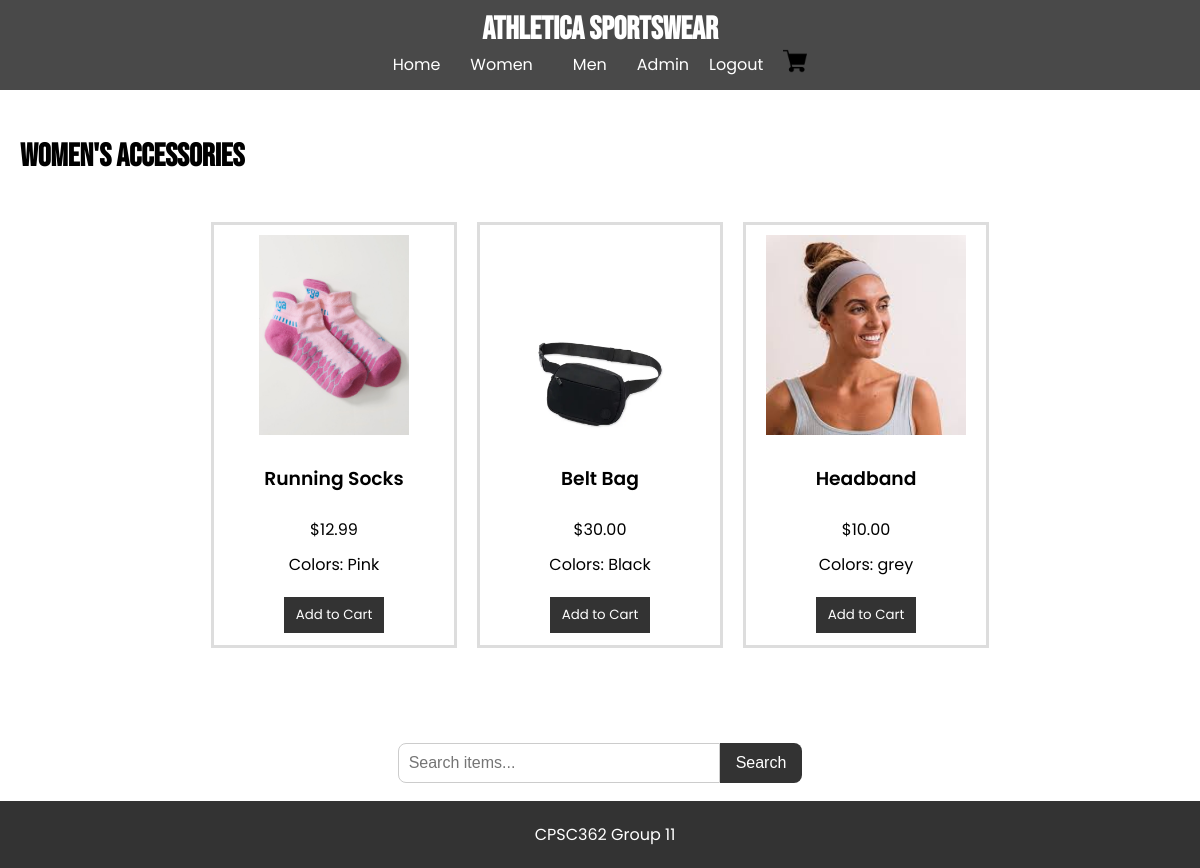
Page /women/accessories (signed in) on the committed database.
### tables this page shows
CREATE TABLE items
                    (id TEXT PRIMARY KEY,
                    name TEXT NOT NULL,
                    category TEXT NOT NULL,
                    subcategory TEXT NOT NULL,
                    price REAL NOT NULL,
                    image TEXT,
                    color TEXT);

### app.py (the view)
@app.route('/women/accessories')
def women_accessories():
    with sqlite3.connect(DB_PATH) as con:
        cur = con.cursor()
        cur.execute("SELECT * FROM items WHERE category = 'Women' AND subcategory = 'Accessories'")
        items = cur.fetchall()
    return render_template("women_accessories.html", items=items)

### templates/women_accessories.html (shortened to what this page needs)
{% extends "base.html" %}
{% block content %}
    <h2>Women's Accessories</h2>
    <div class="items">
        {% for item in items %}
            <div class="item">
                <img src="{{ url_for('static', filename='images/' + item[5]) }}" alt="{{ item[1] }}">
                <h3>{{ item[1] }}</h3>
                <p>${{ "%.2f" % item[4] }}</p>
                <p class="colors">Colors: {{ item[6] }}</p>
                <form method="POST" action="{{ url_for('add_to_cart') }}">
                    <button type="submit" class="add-to-cart">Add to Cart</button>
                </form>
            </div>
        {% else %}
            <p>No items found.</p>
        {% endfor %}
    </div>
{% endblock %}

### static/css/style.css (style rules this page uses)
body { font-family: 'Poppins', sans-serif; font-weight: 400; margin: 0; padding: 0; }
h2 { font-family: 'Bebas Neue', sans-serif; font-size: 2em; font-weight: 700; }
h3 { font-family: 'Poppins', sans-serif; font-weight: 600; }
form { margin: 10px 0; }
form input, form select, form button { margin: 5px 0; padding: 5px; }
.items { display: flex; margin-bottom: 40px; flex-wrap: wrap; gap: 20px; justify-content: center; padding: 20px; }
.item { border: .2em solid #ddd; padding: 10px; width: 220px; text-align: center; height: 400px; flex-direction: column; display: flex; }
.item p { font-family: 'Poppins', sans-serif; margin: 5px 0px; }
.item img { max-width: 100%; max-height: 200px; object-fit: contain; display: block; margin: 0 auto 10px auto; flex-shrink: 0; }
.add-to-cart { font-family: 'Poppins', sans-serif; background-color: #333; color: white; border: none; padding: 8px 12px; cursor: pointer; margin-bottom: 10px; }

### rows in the picture
items: image (picture), name "Running Socks", price "12.99", color "Pink"
items: image (picture), name "Belt Bag", price "30.00", color "Black"
items: image (picture), name "Headband", price "10.00", color "grey"
